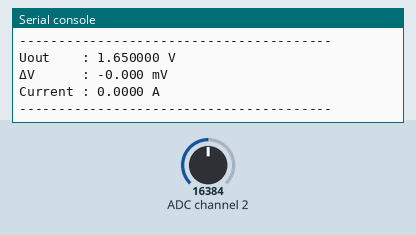
Recording of a program running on a simulated Raspberry Pi Pico running MicroPython. Shown: the last lines printed to the serial console. The test bench sets the inputs (shaded band); at power-on: ADC channel 2 = 16384 (analog values on the 0–32767 scale).

Above: at 3.9 s.
4.0 s: ADC channel 2 set to 22936
At 5.3 s:
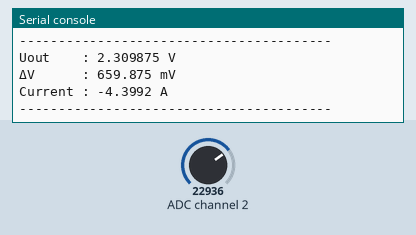
5.5 s: ADC channel 2 set to 28834
At 6.6 s:
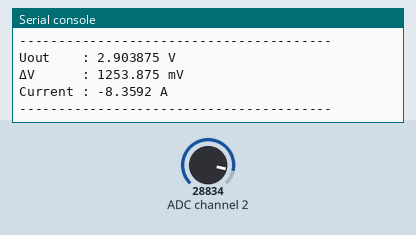
Timing chart, 0 to 8.5 s (numbered marks = the images above; inputs shaded):
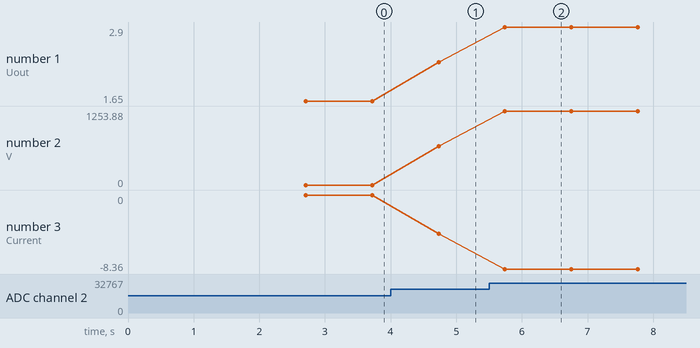

The program:

test.py
```python
from machine import I2C, Pin
import time

# ============================================================
# I2C SETUP
# ============================================================
i2c = I2C(
    0,
    sda=Pin(4),
    scl=Pin(5),
    freq=100_000
)

# ============================================================
# ADS1115 SETUP
# ============================================================
ADS_ADDR = 0x4A          # <-- use the address from i2c.scan()
REG_CONVERSION = 0x00
REG_CONFIG     = 0x01

# Gain ±4.096 V (125 µV / LSB)
ADC_LSB = 4.096 / 32768

# AIN2 -> GND, single-shot, 128 SPS, ±4.096 V
# MUX = 110 (AIN2), PGA = 001
CONFIG_AIN2 = 0xE383

# ============================================================
# HALL SENSOR CALIBRATION
# ============================================================
HALL_TURNS = 10

# Measured from your data:
# ~6 mV @ 0.04 A with 10 turns
HALL_MV_PER_AMP_PER_TURN = 15.0
HALL_V_PER_AMP = (HALL_MV_PER_AMP_PER_TURN * HALL_TURNS) / 1000.0

# ============================================================
# ADC READ
# ============================================================
def read_uout():
    i2c.writeto_mem(
        ADS_ADDR,
        REG_CONFIG,
        CONFIG_AIN2.to_bytes(2, "big")
    )
    time.sleep_ms(8)

    data = i2c.readfrom_mem(ADS_ADDR, REG_CONVERSION, 2)
    raw = int.from_bytes(data, "big")
    if raw & 0x8000:
        raw -= 65536

    return raw * ADC_LSB

# ============================================================
# ZERO OFFSET CALIBRATION
# ============================================================
print("Calibrating zero offset — ensure NO current")
time.sleep(2)

samples = 50
v_sum = 0.0
for _ in range(samples):
    v_sum += read_uout()
    time.sleep_ms(5)

UOUT_ZERO = v_sum / samples
print(f"Zero offset stored: {UOUT_ZERO:.6f} V")
print("----------------------------------------")

# ============================================================
# MAIN LOOP
# ============================================================
while True:
    uout = read_uout()
    dv = uout - UOUT_ZERO
    current = -1* (dv / HALL_V_PER_AMP)

    print(f"Uout    : {uout:.6f} V")
    print(f"ΔV      : {dv*1000:.3f} mV")
    print(f"Current : {current:.4f} A")
    print("----------------------------------------")

    time.sleep(1)
```

Measured:
- after the input at 4.0 s, the serial console: prints a new line after 0.73 s (image 1)
- after the input at 5.5 s, the serial console: prints a new line after 0.24 s (image 2)
- plotted number 1: 1.65 → 2.31 after the input at 4.0 s, 2.31 → 2.9 after the input at 5.5 s
- plotted number 2: 0 → 659.88 after the input at 4.0 s, 659.88 → 1253.88 after the input at 5.5 s
- plotted number 3: 0 → -4.4 after the input at 4.0 s, -4.4 → -8.36 after the input at 5.5 s
